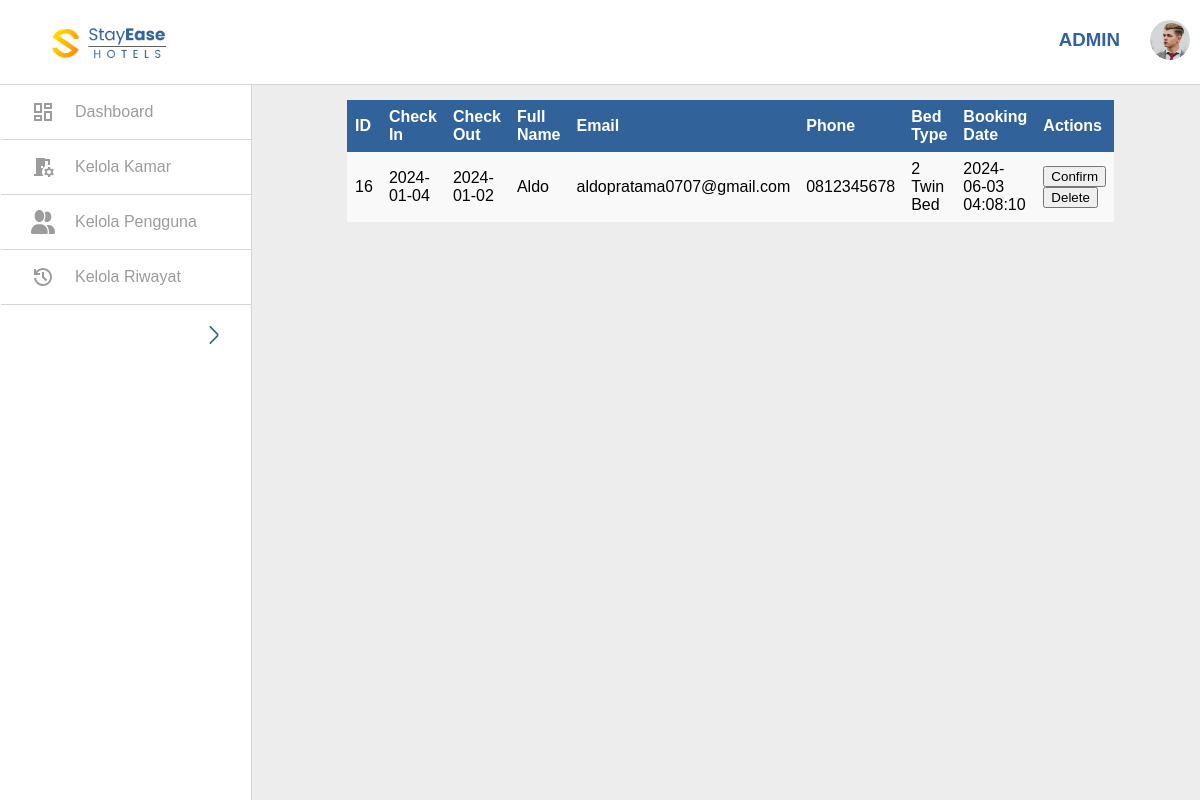
Page /php/manage_history.php on the earlier database version.
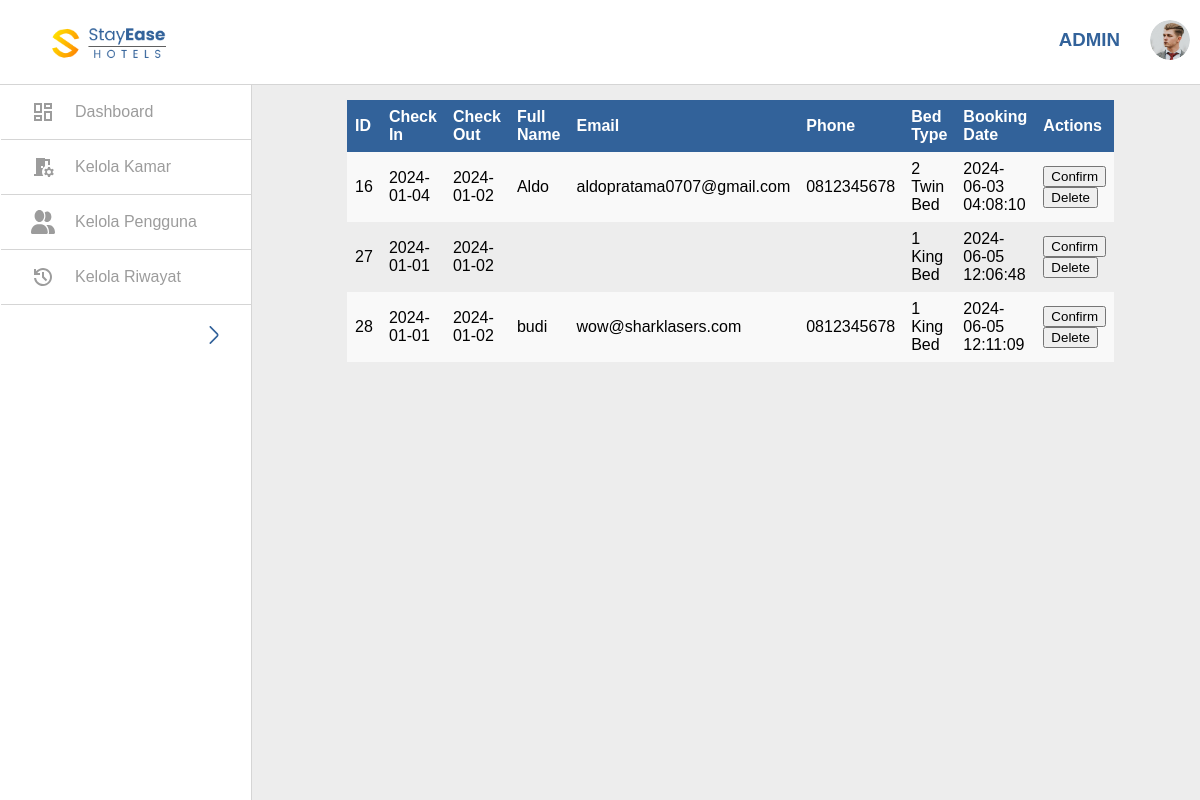
Same page on the later database version.
### tables this page shows
CREATE TABLE `bookings` (
  `id` int(11) NOT NULL,
  `check_in` date DEFAULT NULL,
  `check_out` date DEFAULT NULL,
  `fullname` varchar(255) DEFAULT NULL,
  `email` varchar(255) DEFAULT NULL,
  `phone` varchar(20) DEFAULT NULL,
  `bed_type` varchar(100) DEFAULT NULL,
  `booking_date` timestamp NOT NULL DEFAULT current_timestamp(),
  `bukti_pembayaran` text NOT NULL,
  `room_type` varchar(50) DEFAULT NULL,
  `payment_status` varchar(50) NOT NULL DEFAULT 'Pending'
);

### php/manage_history.php (the view, shortened to what this page needs)
<?php
include('Koneksi.php');
$sql = "SELECT * FROM bookings";
$result = $conn->query($sql);
?>
<!DOCTYPE html>
<html>
<head>
    <link rel="stylesheet" type="text/css" href="../CSS/manage_history.css">
</head>
<body>
    <header>
        <nav>
            <img src="../IMG/Logo.png" alt="Logo">
            <ul>
                <li><h3>ADMIN</h3></li>
                <li><img src="../IMG/Photo by Grigore Ricky.png" alt="Profile Picture" class="profile-pic"></li>
            </ul>
        </nav>
    </header>
    <div class="sidebar">
        <a href="dashboard.php"><img src="../IMG/material-symbols_dashboard-outline.svg" alt="Dashboard">Dashboard</a>
        <a href="manage_room.php"><img src="../IMG/ic_baseline-room-preferences.svg" alt="Rooms">Kelola Kamar</a>
        <a href="manage_users.php"><img src="../IMG/fa6-solid_user-group.svg" alt="Users">Kelola Pengguna<img src="../IMG/oui_arrow-up.svg" alt="" class="arrow">   </a>
        <a href="manage_history.php"><img src="../IMG/material-symbols_history.svg" alt="History">Kelola Riwayat</a>
    </div>
    <h2>Kelola Riwayat</h2>
    <table>
        <tr>
            <th>ID</th>
            <th>Check In</th>
            <th>Check Out</th>
            <th>Full Name</th>
            <th>Email</th>
            <th>Phone</th>
            <th>Bed Type</th>
            <th>Booking Date</th>
            <th>Actions</th>
        </tr>
        <?php
        if ($result->num_rows > 0) {
            while($row = $result->fetch_assoc()) {
                echo "<tr>";
                echo "<td>" . $row["id"] . "</td>";
                echo "<td>" . $row["check_in"] . "</td>";
                echo "<td>" . $row["check_out"] . "</td>";
                echo "<td>" . $row["fullname"] . "</td>";
                echo "<td>" . $row["email"] . "</td>";
                echo "<td>" . $row["phone"] . "</td>";
                echo "<td>" . $row["bed_type"] . "</td>";
                echo "<td>" . $row["booking_date"] . "</td>";
                echo "<td>";
                echo "<form method='post'>";
                echo "<button type='submit' name='confirm_booking'>Confirm</button>";
                echo "<button onclick=\"deleteBooking(" . $row["id"] . ")\">Delete</button>";
                echo "</form>";
                echo "</td>";
                echo "</tr>";
            }
        } else {
            echo "<tr><td colspan='9'>No bookings found.</td></tr>";
        }
        ?>
    </table>
    <a href="dashboard.php">Back to Dashboard</a>
</body>
</html>

Differences in the rows shown:
added bookings: id "27", check_in "2024-01-01", check_out "2024-01-02", bed_type "1 King Bed", booking_date "2024-06-05 12:06:48"
added bookings: id "28", check_in "2024-01-01", check_out "2024-01-02", fullname "budi", email "wow@sharklasers.com", phone "0812345678", bed_type "1 King Bed", booking_date "2024-06-05 12:11:09"
